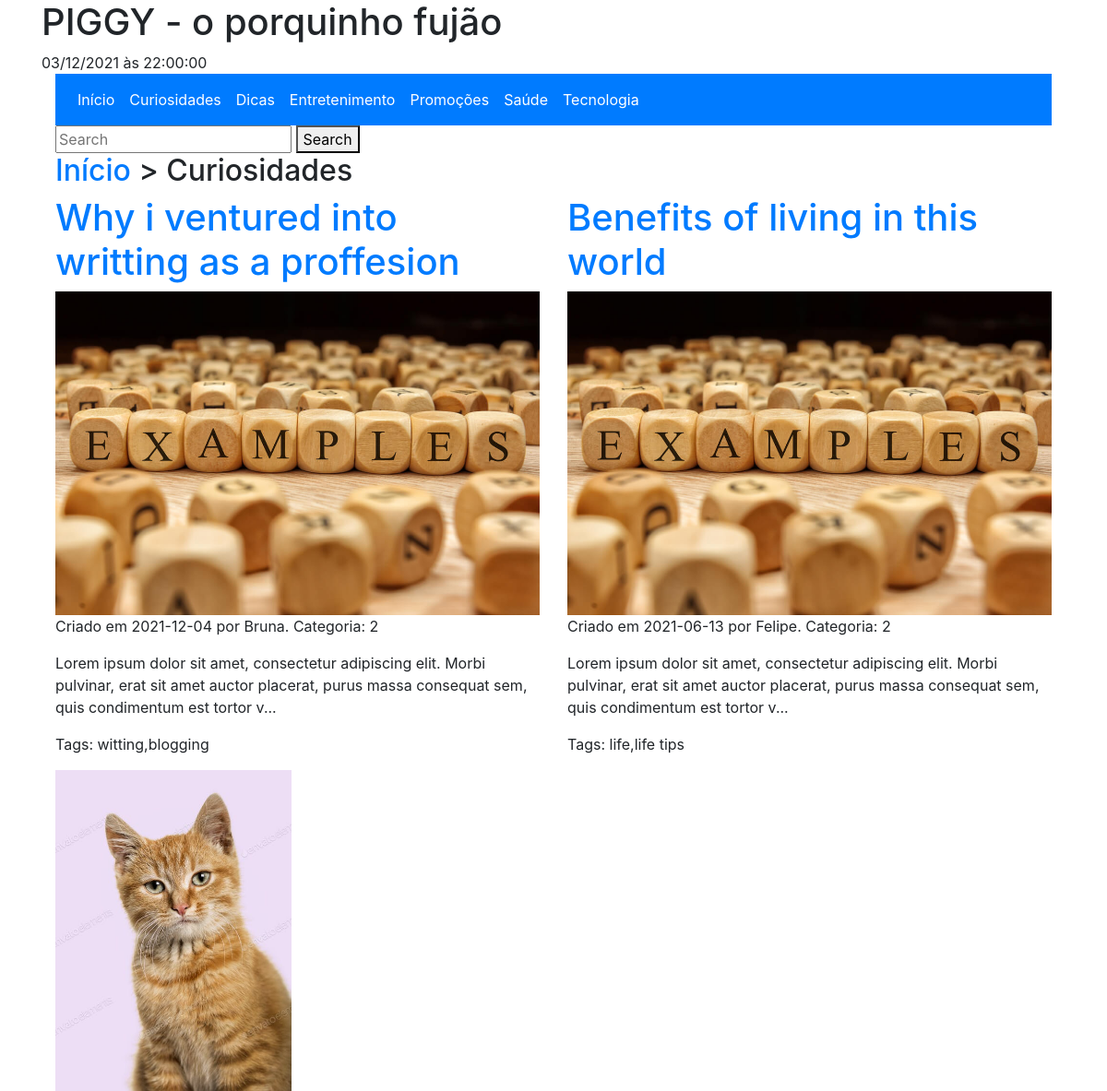
The page /busca.php?category=2 on the database its author committed.
### tables this page shows
CREATE TABLE `post_categories` (
  `id` int(10) UNSIGNED NOT NULL,
  `name` varchar(40) NOT NULL
);

CREATE TABLE `posts` (
  `id` int(10) UNSIGNED NOT NULL,
  `title` varchar(190) NOT NULL,
  `tags` varchar(40) NOT NULL,
  `content` text NOT NULL,
  `photo` varchar(50) NOT NULL,
  `status` varchar(40) NOT NULL,
  `date_created` date DEFAULT NULL,
  `author` varchar(40) DEFAULT NULL,
  `category` tinyint(3) UNSIGNED NOT NULL
);

### busca.php (the view, shortened to what this page needs)
<!DOCTYPE html>
<html>
  <head>
    <link rel="stylesheet" type="text/css" href="https://stackpath.bootstrapcdn.com/bootstrap/4.4.1/css/bootstrap.min.css" />
    <link rel="stylesheet" href="https://use.fontawesome.com/releases/v5.7.0/css/all.css">
    <link rel="stylesheet" href="estilo.css" />
  </head>
  <body class="container">
    <header>
      <h1>PIGGY - o porquinho fujão</h1>
      <div>
        <?php
          echo date('d/m/Y \à\s H:i:s');
        ?>
      </div>
    </header>
    <div class="container-fluid">
      <nav class="navbar navbar-expand-sm bg-primary ">
        <ul class="navbar-nav">
          <li class="nav-item">
            <a class="nav-link text-white" href="index.php">Início</a>
          </li>
          <?php
            include 'conecta_mysql.inc';
            $strSQL =  "SELECT id, name ";
            $strSQL .= "FROM post_categories ";
            $strSQL .= "ORDER BY name ";
            $strSQL .= "LIMIT 10";
            $categories =  mysqli_query($conexao, $strSQL);
            while (list($id, $name) = mysqli_fetch_array($categories)) {
              echo
                "<li class='nav-item'>
                  <a class='nav-link text-white' href='busca.php?category=$id'>$name</a>
                </li>";
            }
          ?>
        </ul>
      </nav>
      <section>
        <form method="GET">
          <input type="text" placeholder="Search" name="search">
          <button type="submit" name="submit">Search</button>
        </form>
        <h2>
          <?php
            if (isset($_REQUEST['category'])) {
              include 'conecta_mysql.inc';
              $strSQL = "SELECT name FROM post_categories WHERE id = " . $_REQUEST['category'];
              $categName = mysqli_query($conexao, $strSQL) -> fetch_object() -> name;
              echo "<a href='index.php'>Início</a> > $categName";
            }
          ?>
        </h2>
      </section>
      <section class="row">
        <?php
          include 'conecta_mysql.inc';
          $strSQL = array();
          $strSQL[] = "SELECT id, title, tags, concat(left(content, 160), '...') as content, photo, status, date_created, author, category";
          $strSQL[] = "FROM posts";
          $strSQL[] = "WHERE";
          $whereSQL = array();
          if (isset($_GET['category'])) $whereSQL[] = "category = " . $_GET['category'];
          $strSQL[] = implode(' AND ', $whereSQL);
          $strSQL[] = "ORDER BY date_created desc";
          $strSQL[] = "LIMIT 6";
          $strSQL = implode(' ', $strSQL);
          $resultado =  mysqli_query($conexao, $strSQL);
          while (list($id, $title, $tags, $content, $photo, $status, $date_created, $author, $category) = mysqli_fetch_array($resultado)) {
            echo
              "<div class='col-sm-6'>
                <div>
                  <h1><a href='item.php?post=$id'>$title</a></h1>
                  <a href='item.php?post=$id'><img src='./imagens/$photo'></a>
                  <p>Criado em $date_created por $author. Categoria: $category</p>
                </div>
                <p>$content</p>
                <p>Tags: $tags</p>
              </div>";
          }
        ?>
      </section>
      <aside class="publicidade">
        <img src="./imagens/publicidade.jpg" alt="foto de um gatinho laranja">
      </aside>
    </div>
  </body>
</html>

### estilo.css (style rules this page uses)
img { width: 100%; }
.publicidade img { width: 256px; }
.container { margin: 0 auto; width: 100%; }

### rows shown on the page
post_categories: name "Curiosidades"
post_categories: name "Dicas"
post_categories: name "Entretenimento"
post_categories: name "Promoções"
post_categories: name "Saúde"
post_categories: name "Tecnologia"
posts: title "Why i ventured into writting as a proffesion", photo (picture), date_created "2021-12-04", author "Bruna", category "2", content "Lorem ipsum dolor sit amet, consectetur adipiscing elit. Morbi pulvinar, erat sit amet auctor placerat, purus massa consequat sem, quis condimentum est tortor v...", tags "witting,blogging"
posts: title "Benefits of living in this world", photo (picture), date_created "2021-06-13", author "Felipe", category "2", content "Lorem ipsum dolor sit amet, consectetur adipiscing elit. Morbi pulvinar, erat sit amet auctor placerat, purus massa consequat sem, quis condimentum est tortor v...", tags "life,life tips"
